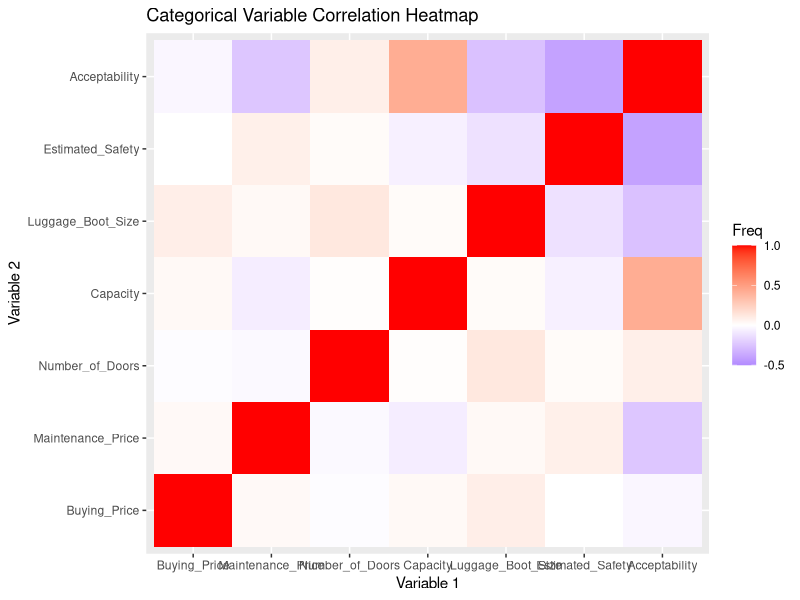

Generate this figure with R:
# Load necessary packages
library(ggplot2)
library(polycor)

# Read the data from the CSV file
data <- read.csv("DataAssign2.csv")
# Rename variables for better understanding
colnames(data) <- c("Buying_Price", "Maintenance_Price", "Number_of_Doors", 
                    "Capacity", "Luggage_Boot_Size", "Estimated_Safety", "Acceptability")

# Convert all variables to factors
data[] <- lapply(data, as.factor)

# Calculate the correlation matrix using hetcor
correlation_result <- hetcor(data)

# Extract the correlation matrix
correlation_matrix <- correlation_result$correlations


# Create a heatmap with negative values in the scale
heatmap_plot <- ggplot(data = as.data.frame(as.table(correlation_matrix)),
                       aes(x = Var1, y = Var2, fill = Freq)) +
  geom_tile() +
  labs(title = "Categorical Variable Correlation Heatmap",
       x = "Variable 1", y = "Variable 2") +
  scale_fill_gradient2(low = "blue", mid = "white", high = "red", limits = c(-0.5, 1))

# Print the heatmap
print(heatmap_plot)
